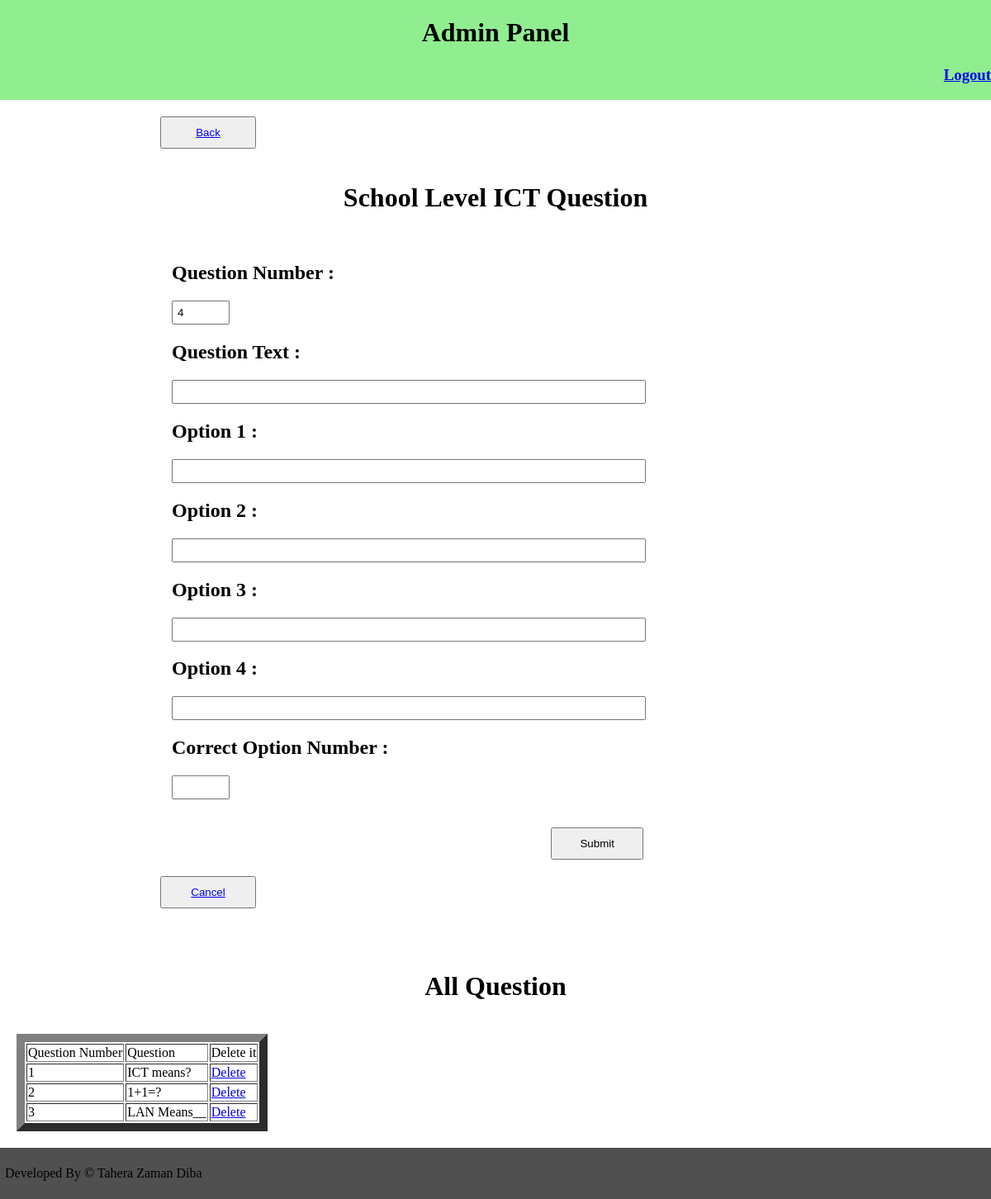
The page /Quiz/scl_ict.php on the database its author committed.
### tables this page shows
CREATE TABLE `question_school_ict` (
  `question_number` int(11) NOT NULL,
  `question_text` varchar(250) NOT NULL
);

### Quiz/scl_ict.php (the view, shortened to what this page needs)
<!DOCTYPE HTML>
<html>
	<?php
		include("connection.php");
	?>
	<?php
		$query = "SELECT * FROM question_school_ict";
		$questions = mysqli_query($conn,$query);
		$total = mysqli_num_rows($questions);
		$next = $total + 1;
	?>
	<head>
		<link href="style.css" rel="stylesheet">
	</head>
	<div class="head">
		<h1 style="color: Black; text-align: center;"> Admin Panel </h1>
		<div class="loginfo">
			<th>
				<h3><a href="Login.php">Logout</a>
			</th>
		</div>
	</div>
	<body>
		<link href="styleadmin.css" rel="stylesheet">
		<div style="background-color: white;  padding: 20px;">
			<button style="padding: 10px;  width: 10%; margin-left: 15%"> <a href="Admin.php">Back</a> </button>
			<form  method="post"  style="background-color: white;  padding: 20px;">
				<h1 style="text-align: center">School Level ICT Question</h1></br>
					<b>
						<p>
							<h2 style="margin-left: 15%"> Question Number : </h2>
							<input type="number" name="question_number" value="<?php echo $next; ?>" style="margin-right: 15%; margin-left: 15%; padding: 5px; width: 5%;">
						</p>
						<p>
							<h2 style="margin-left: 15%"> Question Text : </h2>
							<input type="text" name="question_text" style="margin-right: 15%; margin-left: 15%; padding: 5px; width: 50%;">
						</p>
						<p>
							<h2 style="margin-left: 15%"> Option 1 : </h2>
							<input type="text" name="option1" style="margin-right: 15%; margin-left: 15%; padding: 5px; width: 50%;">
						</p>
						<p>
							<h2 style="margin-left: 15%"> Option 2 : </h2>
							<input type="text" name="option2" style="margin-right: 15%; margin-left: 15%; padding: 5px; width: 50%;">
						</p>
						<p>
							<h2 style="margin-left: 15%"> Option 3 : </h2>
							<input type="text" name="option3" style="margin-right: 15%; margin-left: 15%; padding: 5px; width: 50%;">
						</p>
						<p>
							<h2 style="margin-left: 15%"> Option 4 : </h2>
							<input type="text" name="option4" style="margin-right: 15%; margin-left: 15%; padding: 5px; width: 50%;">
						</p>
						<p>
							<h2 style="margin-left: 15%"> Correct Option Number : </h2>
							<input type="number" name="correct_option" style="margin-right: 15%; margin-left: 15%; padding: 5px; width: 5%;">
						</p>
						<input type="submit" name="submit_admin" value="Submit" style="padding: 10px;  width: 10%; margin-left: 56%">
					</b>
			</form>
			<button style="padding: 10px;  width: 10%; margin-left: 15%"><a href="scl_ict.php"> Cancel </a> </button>
			<h1 style="text-align: center">	All Question</h1></br>
			<?php
				$sql_q = "SELECT * FROM question_school_ict";
				$res_q = mysqli_query($conn,$sql_q);
				echo '<table border="10">';
					echo '<tr>';
						echo '<td>'.'Question Number'.'</td>';
						echo '<td>'.'Question'.'</td>';
						echo '<td>'.'Delete it'.'</td>';
					echo '</tr>';
					while( $arr=mysqli_fetch_array($res_q) )
					{
			?>
						<tr>
							<td><?php echo $arr['question_number'] ?></td>
							<td><?php echo $arr['question_text'] ?></td>
							<td><a href="scl_gk.php?delid=<?php echo $arr['question_number']?> "> Delete</a> </td>
						</tr>
				<?php
					}
					echo '</table>';
				?>
		</div>
		<div class="foter">
			<p> Developed By <font color="Black"> &copy Tahera Zaman Diba </font> </p>
		</div>
	</body>
</html>

### Quiz/style.css (style rules this page uses)
body { background-color: lightgreen; margin: 0; }
.head { background-color: lightgreen; min-width:300px; text-align: right; }
.loginfo { background-color: lightgreen; text-align: left; }
.foter { overflow: hidden; background-color: #505050; text-align: left; padding: 6px; min-width: 300px; }

### Quiz/styleadmin.css (style rules this page uses)
.head { background-color: lightgreen; padding: 0px; min-width:300px; text-align: left; }
.loginfo { background-color: lightgreen; padding: 0px; text-align: right; }

### rows shown on the page
question_school_ict: question_number "1", question_text "ICT means?"
question_school_ict: question_number "2", question_text "1+1=?"
question_school_ict: question_number "3", question_text "LAN Means__"
